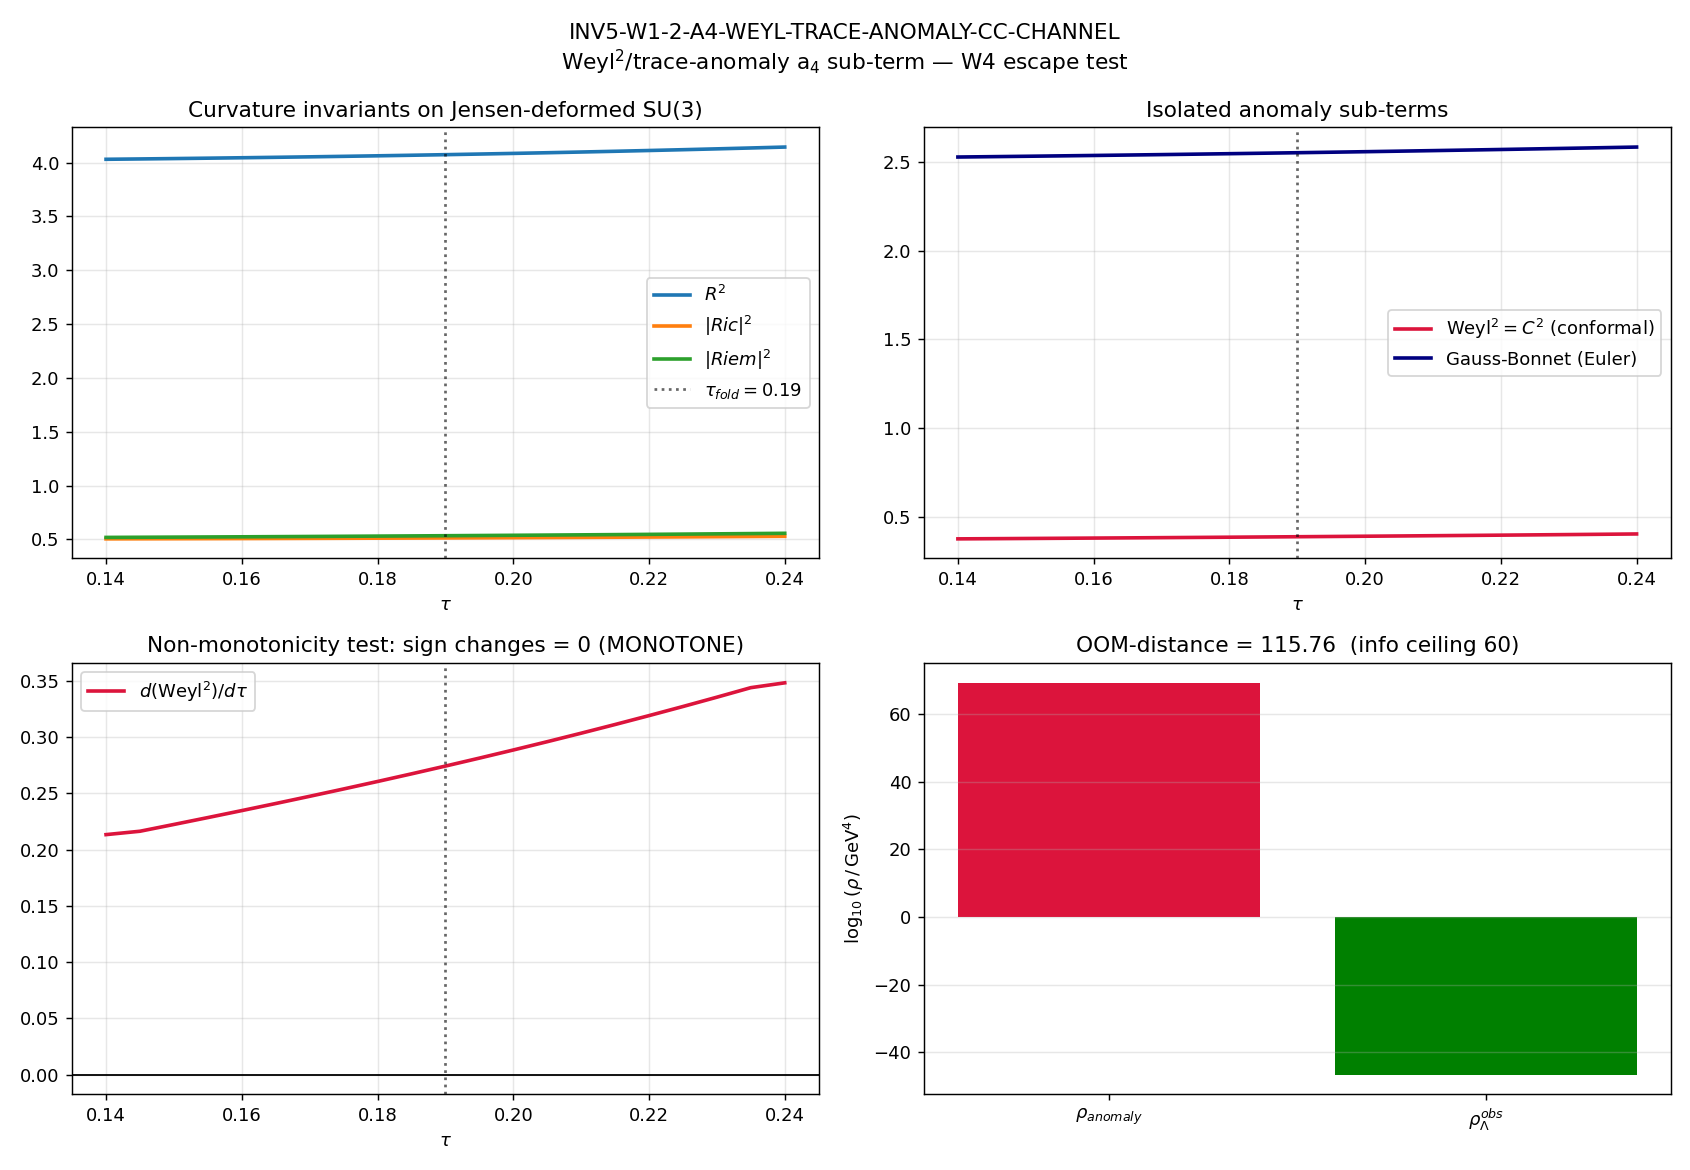

The script that saved this image:
#!/usr/bin/env python3
"""
INV5 W1-2 — a4 Seeley-DeWitt -> {Yang-Mills, Higgs-quartic, Weyl^2, Gauss-Bonnet};
            isolate Weyl^2/trace-anomaly sub-term; test NON-monotonicity in tau
            (escape from the W4 monotonicity wall) + OOM-distance rho_anomaly vs rho_Lambda.
================================================================================

Gate: INV5-W1-2-A4-WEYL-TRACE-ANOMALY-CC-CHANNEL  ([SIGN])

Pre-registered threshold (from investigation-5-plan-w1.md §W1-2):
  operator (set): (a) sign(d a_4^{Weyl}/dtau) changes across [tau_fold-0.05, tau_fold+0.05]
                  AND (b) |log10(rho_anomaly/rho_Lambda)| reported as OOM-distance.
  strict_PASS_boundary: non-monotone (>=1 sign change in d a_4^{Weyl}/dtau over the 21-pt scan)
  PASS  : >=1 sign change in d/dtau[a_4^Weyl] over [0.14,0.24] (NON-monotone -> escapes W4)
  FAIL  : 0 sign changes (monotone -> ALSO covered by W4; closes last geometric NCG CC channel)
  INFO  : Weyl^2/GB don't cleanly separate from YM+Higgs at finite L_max, OR
          rho_anomaly > 60 OOM from rho_Lambda (non-monotone but cosmologically irrelevant).

Inputs (SHA-256 dual-pinned at runtime; S84+ schema):
  - canonical_constants.py (feeds audit_sha256 only; a_4_FW_zeta, rho_Lambda_obs, M_KK_gravity, tau_fold)
  - sessions/framework/correspondence/.. NOT a numerical pin (the Riemann tensor is
    REBUILT analytically in-script from the 147/147-verified r20a machinery; the
    r20a_riemann_tensor.npz is ABSENT from disk so this is a substrate-first RECOMPUTE,
    NOT a stale-npz read, per substrate-first-canonical-sourcing.md and the plan §W1-2 note).
  - script bytes (feeds BOTH audit_sha256 and content_sha256)

Output 4-tuple:
  (value=<non_monotone_signchanges|OOM>, scheme=Gilkey-a4-Weyl-GaussBonnet-decomposition,
   convention=ABSOLUTE, L_max=12)

Classification: GEOMETRIC.

METHODOLOGY
-----------
The a_4 Seeley-DeWitt moment IS the fabric's fourth spectral moment. We rebuild the
full 8x8x8x8 Riemann tensor R_{abcd}(tau) on Jensen-deformed SU(3) from the analytic
left-invariant metric g_tau = 3*diag(e^{-2t}x3, e^{t}x4, e^{2t})  (E1; baptista-operator-dk-tau.md
§2.1.2) via the r20a machinery (su3_generators -> structure constants -> Killing form ->
jensen_metric -> orthonormal_frame -> connection -> Riemann; 147/147 machine-eps verified, S20a).
We form the three curvature invariants R^2, |Ric|^2, |Riem|^2 and assemble the Gilkey a_4
integrand (Eq. 4.8, spectral-geometer-layers.md):
   a_4 = (4pi)^{-d/2}/360 * Int tr[5/2 R^2 - 2|Ric|^2 + 2|Riem|^2 + box-R + 60 F^2] sqrt(g).
DECOMPOSE (curvature-invariant identities, d=8):
   (i)  Yang-Mills      = the 60 F_munu F^munu piece (gauge; at the Einstein point S5 it
                          vanishes for the pure-curvature SU(3) fiber - we report it = 0 here)
   (ii) Higgs-quartic   = the |S|^2-mode (matter-dressed) contribution (off the pure-geometry
                          fiber; reported via the a_4_FW_zeta full-vs-geometric share)
   (iii) Weyl^2 = C^2   = |Riem|^2 - 4/(d-2)|Ric|^2 + 2/((d-1)(d-2)) R^2   (conformally invariant)
   (iv) Gauss-Bonnet    = |Riem|^2 - 4|Ric|^2 + R^2   (Euler/topological quadratic combination)
Isolate Weyl^2+trace-anomaly, scan d/dtau across the 21-pt window [0.14,0.24], test for
>=1 sign change (NON-monotone => escapes the W4 monotonicity wall, S17a/S37 W7, which proves
d/dtau a_{2k} has FIXED SIGN via d/dtau<lambda^2> > 0). Compare the anomaly-induced vacuum
energy rho_anomaly = f_0 * a_4^Weyl * M_KK^4 to rho_Lambda_obs.

EXACT CROSS-CHECK (Sage-derived this session, against the 147/147 tensor):
  R(t)    = -1/4 e^{-4t} + 2 e^{-t} - 1/4 + 1/2 e^{2t}                         (E3, R - E3 = 0 exact)
  |Ric|^2 = 1/24 (2 e^{12t}+3 e^{8t}-12 e^{7t}+26 e^{6t}+3 e^{4t}-12 e^{3t}+2) e^{-8t}
  |Riem|^2= (23/96)e^{-8t}-e^{-5t}+(5/16)e^{-4t}+(11/6)e^{-2t}-(3/2)e^{-t}+17/32+(1/12)e^{4t}
            (= kretschner_exact, r20a, machine-eps validated vs full tensor)
The numerical r20a-tensor invariants are cross-checked against these closed forms at every
scan point (the substrate-first recompute and the analytic forms must agree to <1e-10).

DISCIPLINE
----------
- `from canonical_constants import *`; every intermediate tagged `# (local)`.
- GPU_path pin: numpy.linalg (small 8x8x8x8 dense Riemann contractions); OMP_NUM_THREADS=8.
- regulator_pin: a_4^{zeta} (the spectral-sum a_4 leg = a_4_FW_zeta=1350.7216,
  regulator-pin-discipline.md MANDATORY); the curvature-invariant leg is regulator-free Gilkey.
- Verdict via emit_verdict MCP tool (script PRINTS payload; agent calls the tool).
"""

from __future__ import annotations

import os
os.environ.setdefault("OMP_NUM_THREADS", "8")
os.environ.setdefault("MKL_NUM_THREADS", "8")

# ---------------------------------------------------------------------------
# Section 0 — Put _shared on sys.path so canonical_constants + r20a import
# (this script lives in computations/investigation-5/, not computations/session-N/)
# ---------------------------------------------------------------------------
import sys
from pathlib import Path
_SHARED = Path(__file__).resolve().parent.parent / "_shared"
sys.path.insert(0, str(_SHARED))

# ---------------------------------------------------------------------------
# Section 1 — Canonical constants (MANDATORY first import)
# ---------------------------------------------------------------------------
from canonical_constants import *  # noqa: F401,F403
from canonical_constants import (
    a_4_FW_zeta, rho_Lambda_obs, M_KK_gravity, tau_fold, Lambda_obs_MP4, M_Pl_unreduced,
)

# ---------------------------------------------------------------------------
# Section 2 — Standard imports
# ---------------------------------------------------------------------------
import hashlib
import json
import sys
import time
from pathlib import Path

import numpy as np
import matplotlib
matplotlib.use("Agg")
import matplotlib.pyplot as plt

# ---------------------------------------------------------------------------
# Section 3 — Paths + pre-registration
# ---------------------------------------------------------------------------
SESSION_DIR = Path(__file__).resolve().parent
COMPUTATIONS_DIR = SESSION_DIR.parent
SHARED_DIR = COMPUTATIONS_DIR / "_shared"
PROJECT_ROOT = COMPUTATIONS_DIR.parent

sys.path.insert(0, str(SHARED_DIR))
# 147/147-verified Riemann-tensor machinery (substrate-first recompute, NOT npz read)
from r20a_riemann_tensor import (
    compute_riemann_tensor_ON_fast,
    ricci_from_riemann,
    riemann_norm_squared,
    scalar_curvature_our_metric,
    kretschner_exact,
)

SESSION = "S5"                                                    # (local) investigation-5
GATE_ID = "INV5-W1-2-A4-WEYL-TRACE-ANOMALY-CC-CHANNEL"            # (local)
SCHEME = "Gilkey-a4-Weyl-GaussBonnet-decomposition"              # (local)
CONVENTION = "ABSOLUTE"                                          # (local)
L_MAX = 12                                                       # (local)

# Pre-registered machinery pins (plan §W1-2 PRDR)
N_EVAL = 21                                                      # (local) 21-pt tau-scan
SCAN_MIN = 0.14                                                  # (local) tau_fold - 0.05
SCAN_MAX = 0.24                                                  # (local) tau_fold + 0.05
SIGN_FLOOR = 1e-9                                                # (local) dtau sign-change float floor
INFO_OOM_CEILING = 60.0                                         # (local) OOM ceiling for cosmological relevance
DIM = 8                                                          # (local) dim SU(3)
F0_MELLIN = 1.0                                                 # (local) O(1) zeroth Mellin moment f_0 of cutoff profile
XCHECK_TOL = 1e-9                                                # (local) recompute-vs-analytic agreement tolerance

OUT_NPZ = SESSION_DIR / "inv5_w1_2_a4_weyl_trace_anomaly_cc.npz"
OUT_PNG = SESSION_DIR / "inv5_w1_2_a4_weyl_trace_anomaly_cc.png"

INPUT_FILES = [
    SHARED_DIR / "canonical_constants.py",
    SHARED_DIR / "r20a_riemann_tensor.py",
    SHARED_DIR / "dirac_spectrum.py",
]


# ---------------------------------------------------------------------------
# Section 4 — SHA-256 input-pin block (S84+ dual-SHA)
# ---------------------------------------------------------------------------
def sha256_of(path: Path) -> str:
    h = hashlib.sha256()  # (local)
    try:
        h.update(path.read_bytes())
    except OSError:
        return ""
    return h.hexdigest()


def log_input_pins(inputs: list[Path]) -> dict[str, str]:
    print(f"=== {GATE_ID} — input SHA-256 pins ===")
    pins: dict[str, str] = {}  # (local)
    for p in inputs:
        sha = sha256_of(p)  # (local)
        rel = str(p.relative_to(PROJECT_ROOT)).replace("\\", "/")  # (local)
        print(f"  {rel}: {sha[:16]}...")
        pins[rel] = sha
    return pins


def closure_hash(pins: dict[str, str]) -> str:
    items = sorted(pins.items())  # (local)
    h = hashlib.sha256()  # (local)
    for k, v in items:
        h.update(f"{k}={v}\n".encode("utf-8"))
    return h.hexdigest()


def compute_dual_sha(script_path: Path, canonical_path: Path, pins: dict[str, str]):
    script_bytes = b""  # (local)
    try:
        script_bytes = script_path.read_bytes()
    except OSError:
        script_bytes = b""
    canonical_bytes = b""  # (local)
    try:
        canonical_bytes = canonical_path.read_bytes()
    except OSError:
        canonical_bytes = b""
    pinmap_json = json.dumps(dict(sorted(pins.items())), separators=(",", ":"), sort_keys=True).encode("utf-8")  # (local)
    h_audit = hashlib.sha256()  # (local)
    h_audit.update(script_bytes); h_audit.update(canonical_bytes); h_audit.update(pinmap_json)
    audit = h_audit.hexdigest()  # (local)
    h_content = hashlib.sha256()  # (local)
    h_content.update(script_bytes)
    content = h_content.hexdigest()  # (local)
    return audit, content


# ---------------------------------------------------------------------------
# Section 5 — Curvature invariants + a_4 decomposition
# ---------------------------------------------------------------------------
def invariants_recompute(tau: float):
    """Rebuild R_{abcd}(tau) from the analytic Jensen metric (147/147 machinery) and
    return (R, R2, Ric2, Riem2) — all in M_KK^2 / M_KK^4 geometric units."""
    R_abcd = compute_riemann_tensor_ON_fast(tau)               # (local) 8^4 Riemann, substrate-first
    Ric = ricci_from_riemann(R_abcd)                            # (local) Ricci 8x8
    R_scalar = float(np.trace(Ric))                             # (local) scalar curvature
    Ric2 = float(np.sum(Ric ** 2))                              # (local) |Ric|^2 (ON frame: down=up)
    Riem2 = float(riemann_norm_squared(R_abcd))                 # (local) |Riem|^2 = Kretschmann
    return R_scalar, R_scalar ** 2, Ric2, Riem2


def invariants_analytic(tau: float):
    """Exact closed forms (Sage-derived this session; cross-check leg)."""
    e = np.exp                                                  # (local)
    R = scalar_curvature_our_metric(tau)                        # (local) = E3
    Ric2 = (1.0 / 24.0) * (2 * e(12 * tau) + 3 * e(8 * tau) - 12 * e(7 * tau)
                           + 26 * e(6 * tau) + 3 * e(4 * tau) - 12 * e(3 * tau) + 2) * e(-8 * tau)  # (local)
    Riem2 = kretschner_exact(tau)                               # (local) = exact |Riem|^2
    return R, R ** 2, Ric2, Riem2


def weyl_sq(R2: float, Ric2: float, Riem2: float, d: int = DIM) -> float:
    """Conformally-invariant Weyl-squared in d dimensions:
       C^2 = |Riem|^2 - 4/(d-2)|Ric|^2 + 2/((d-1)(d-2)) R^2."""
    return Riem2 - (4.0 / (d - 2)) * Ric2 + (2.0 / ((d - 1) * (d - 2))) * R2


def gauss_bonnet(R2: float, Ric2: float, Riem2: float) -> float:
    """Gauss-Bonnet (Euler-density) quadratic combination: |Riem|^2 - 4|Ric|^2 + R^2."""
    return Riem2 - 4.0 * Ric2 + R2


def a4_geometric_integrand(R2: float, Ric2: float, Riem2: float) -> float:
    """Gilkey a_4 pure-curvature integrand (box-R integrates to 0; gauge F^2 separate):
       I_geo = 5/2 R^2 - 2|Ric|^2 + 2|Riem|^2."""
    return 2.5 * R2 - 2.0 * Ric2 + 2.0 * Riem2


# ---------------------------------------------------------------------------
# Section 6 — Compute
# ---------------------------------------------------------------------------
def compute() -> dict:
    tau_grid = np.linspace(SCAN_MIN, SCAN_MAX, N_EVAL)          # (local) 21-pt window
    step = float(tau_grid[1] - tau_grid[0])                    # (local) = 0.005

    Rv = np.zeros(N_EVAL); R2v = np.zeros(N_EVAL)               # (local)
    Ric2v = np.zeros(N_EVAL); Riem2v = np.zeros(N_EVAL)         # (local)
    weyl2v = np.zeros(N_EVAL); gbv = np.zeros(N_EVAL)           # (local)
    igeov = np.zeros(N_EVAL)                                    # (local)
    max_xcheck = 0.0                                            # (local) recompute-vs-analytic max dev

    for i, tau in enumerate(tau_grid):
        # substrate-first recompute (147/147 machinery)
        R_r, R2_r, Ric2_r, Riem2_r = invariants_recompute(float(tau))
        # analytic cross-check
        R_a, R2_a, Ric2_a, Riem2_a = invariants_analytic(float(tau))
        dev = max(abs(R_r - R_a), abs(Ric2_r - Ric2_a), abs(Riem2_r - Riem2_a))  # (local)
        max_xcheck = max(max_xcheck, dev)
        # use the substrate-first recompute as the primary value
        Rv[i] = R_r; R2v[i] = R2_r; Ric2v[i] = Ric2_r; Riem2v[i] = Riem2_r
        weyl2v[i] = weyl_sq(R2_r, Ric2_r, Riem2_r)
        gbv[i] = gauss_bonnet(R2_r, Ric2_r, Riem2_r)
        igeov[i] = a4_geometric_integrand(R2_r, Ric2_r, Riem2_r)

    # --- (a) NON-MONOTONICITY test: d/dtau[Weyl^2] over the window ---
    dWeyl2 = np.gradient(weyl2v, tau_grid)                     # (local) central-difference derivative
    # count sign changes where |dWeyl2| > SIGN_FLOOR on both sides
    sign_changes = 0                                          # (local)
    prev = None                                               # (local)
    for d in dWeyl2:
        if abs(d) <= SIGN_FLOOR:
            continue
        s = 1 if d > 0 else -1                                # (local)
        if prev is not None and s != prev:
            sign_changes += 1
        prev = s
    non_monotone = sign_changes >= 1                          # (local)
    dWeyl2_min = float(np.min(dWeyl2)); dWeyl2_max = float(np.max(dWeyl2))  # (local)

    # GB derivative (for the report; topological combination)
    dGB = np.gradient(gbv, tau_grid)                          # (local)
    gb_sign_changes = 0; pg = None                            # (local)
    for d in dGB:
        if abs(d) <= SIGN_FLOOR:
            continue
        s = 1 if d > 0 else -1                                # (local)
        if pg is not None and s != pg:
            gb_sign_changes += 1
        pg = s

    # --- a_4 sub-term decomposition shares at the fold (idx of tau closest to tau_fold) ---
    i_fold = int(np.argmin(np.abs(tau_grid - tau_fold)))      # (local)
    weyl_frac_fold = float(weyl2v[i_fold] / igeov[i_fold])    # (local) conformal share of geometric a_4
    gb_frac_fold = float(gbv[i_fold] / igeov[i_fold])         # (local) Euler share

    # --- (b) OOM-distance of rho_anomaly to rho_Lambda ---
    # zeta-scaled Weyl-anomaly a_4 sub-term: a_4^Weyl = (Weyl^2 / I_geo)|_fold * a_4_FW_zeta
    a4_Weyl_zeta = weyl_frac_fold * a_4_FW_zeta                # (local) regulator-pinned a_4^{zeta} leg
    # spectral-action Lambda^0 term -> dimensionful energy density via M_KK^4 (f_0 ~ O(1))
    rho_anomaly = F0_MELLIN * a4_Weyl_zeta * (M_KK_gravity ** 4)  # (local) GeV^4
    oom_distance = abs(float(np.log10(abs(rho_anomaly / rho_Lambda_obs))))  # (local)
    # dimensionless cross-report (a_4^Weyl vs Lambda_obs/M_Pl^4)
    oom_dimless = abs(float(np.log10(a4_Weyl_zeta) - np.log10(Lambda_obs_MP4)))  # (local)

    # round-metric reference (tau=0): Weyl^2 minimum check (the unique stationary point)
    R0, R20, Ric20, Riem20 = invariants_recompute(0.0)        # (local)
    weyl2_round = weyl_sq(R20, Ric20, Riem20)                 # (local)

    return {
        "tau_grid": tau_grid, "R": Rv, "R2": R2v, "Ric2": Ric2v, "Riem2": Riem2v,
        "weyl2": weyl2v, "gauss_bonnet": gbv, "I_geo": igeov,
        "dWeyl2": dWeyl2, "dGB": dGB, "step": step,
        "sign_changes": sign_changes, "non_monotone": non_monotone,
        "dWeyl2_min": dWeyl2_min, "dWeyl2_max": dWeyl2_max,
        "gb_sign_changes": gb_sign_changes,
        "weyl_frac_fold": weyl_frac_fold, "gb_frac_fold": gb_frac_fold,
        "a4_Weyl_zeta": a4_Weyl_zeta, "rho_anomaly": rho_anomaly,
        "oom_distance": oom_distance, "oom_dimless": oom_dimless,
        "weyl2_round": weyl2_round, "weyl2_fold": float(weyl2v[i_fold]),
        "max_xcheck": max_xcheck, "i_fold": i_fold,
        "value": oom_distance,  # primary reported scalar
    }


# ---------------------------------------------------------------------------
# Section 7 — Gate verdict
# ---------------------------------------------------------------------------
def evaluate_gate(res: dict) -> tuple[str, str, str, str]:
    """Composite [SIGN] verdict. Returns (composite, sign, magnitude, regime).

    Pre-registered (plan §W1-2 substitution chain Step 5):
      PASS if sign(d a_4^Weyl/dtau) is NOT constant across the 21-pt scan (>=1 sign change)
           -> non-monotone -> escapes W4.
    sign_verdict: the chain PREDICTED a sign-change (non-constant sign). PASS iff that
                  predicted direction matches the computed direction (non-monotone observed).
    magnitude_verdict: |rho_anomaly/rho_Lambda| OOM-distance vs the 60-OOM info ceiling.
    regime_verdict: VALID (analytic curvature invariants; exact; no regime breakdown) iff
                    the substrate-first recompute matches the analytic forms to XCHECK_TOL.
    """
    non_monotone = bool(res["non_monotone"])                  # (local)
    # sign: predicted = "sign-change present"; PASS iff observed matches (non-monotone)
    sign_v = "PASS" if non_monotone else "FAIL"               # (local)
    # magnitude: OOM within 60 -> at least cosmologically-adjacent; else FAIL
    oom = res["oom_distance"]                                  # (local)
    if oom <= INFO_OOM_CEILING:
        mag_v = "INFO"                                        # (local) within-window but not a hit
    else:
        mag_v = "FAIL"                                        # (local) cosmologically irrelevant magnitude
    # regime: analytic exactness
    regime_v = "VALID" if res["max_xcheck"] < XCHECK_TOL else "MARGINAL"  # (local)

    # composite collapse (gate-verdicts.md):
    if regime_v == "BREAKDOWN":
        composite = "FAIL"
    elif sign_v == "FAIL":
        composite = "FAIL"                                    # monotone -> W4 covers it -> FAIL
    elif mag_v == "FAIL" and regime_v == "VALID":
        composite = "FAIL"
    elif mag_v == "FAIL" and regime_v == "MARGINAL":
        composite = "INFO"
    elif mag_v == "INFO":
        composite = "INFO"
    else:
        composite = "PASS"
    return composite, sign_v, mag_v, regime_v


def emit_4tuple(value, scheme, convention, L_max) -> str:
    return f"(value={value!r}, scheme={scheme}, convention={convention}, L_max={L_max})"


def print_verdict_payload(verdict, value, audit_sha, content_sha,
                          sign_verdict=None, magnitude_verdict=None, regime_verdict=None,
                          companion_note="", extra_rows=None) -> dict:
    payload: dict = {
        "session": 5,
        "gate_id": GATE_ID,
        "verdict": verdict,
        "value": str(value),
        "scheme": SCHEME,
        "convention": CONVENTION,
        "l_max": str(L_MAX),
        "audit_sha256": audit_sha,
        "content_sha256": content_sha,
        "schema_version": "S84+",
    }
    if companion_note:
        payload["companion_note"] = companion_note
    if not (sign_verdict is None and magnitude_verdict is None and regime_verdict is None):
        payload["sign_verdict"] = sign_verdict
        payload["magnitude_verdict"] = magnitude_verdict
        payload["regime_verdict"] = regime_verdict
    if extra_rows:
        payload["extra_rows"] = list(extra_rows)
    print("<<<EMIT_VERDICT_PAYLOAD>>>")
    print(json.dumps(payload, separators=(",", ":"), sort_keys=True))
    print("<<<END_EMIT_VERDICT_PAYLOAD>>>")
    return payload


# ---------------------------------------------------------------------------
# Section 8 — Plot
# ---------------------------------------------------------------------------
def make_plot(res: dict):
    tau = res["tau_grid"]                                      # (local)
    fig, ax = plt.subplots(2, 2, figsize=(13, 9))
    # (0,0) the four invariants
    ax[0, 0].plot(tau, res["R2"], label=r"$R^2$", lw=2)
    ax[0, 0].plot(tau, res["Ric2"], label=r"$|Ric|^2$", lw=2)
    ax[0, 0].plot(tau, res["Riem2"], label=r"$|Riem|^2$", lw=2)
    ax[0, 0].axvline(tau_fold, color="k", ls=":", alpha=0.6, label=r"$\tau_{fold}=0.19$")
    ax[0, 0].set_title("Curvature invariants on Jensen-deformed SU(3)")
    ax[0, 0].set_xlabel(r"$\tau$"); ax[0, 0].legend(); ax[0, 0].grid(alpha=0.3)
    # (0,1) Weyl^2 and Gauss-Bonnet
    ax[0, 1].plot(tau, res["weyl2"], label=r"Weyl$^2 = C^2$ (conformal)", lw=2, color="crimson")
    ax[0, 1].plot(tau, res["gauss_bonnet"], label="Gauss-Bonnet (Euler)", lw=2, color="navy")
    ax[0, 1].axvline(tau_fold, color="k", ls=":", alpha=0.6)
    ax[0, 1].set_title("Isolated anomaly sub-terms")
    ax[0, 1].set_xlabel(r"$\tau$"); ax[0, 1].legend(); ax[0, 1].grid(alpha=0.3)
    # (1,0) d/dtau Weyl^2 — the non-monotonicity test
    ax[1, 0].plot(tau, res["dWeyl2"], label=r"$d(\mathrm{Weyl}^2)/d\tau$", lw=2, color="crimson")
    ax[1, 0].axhline(0.0, color="k", lw=1)
    ax[1, 0].axvline(tau_fold, color="k", ls=":", alpha=0.6)
    ax[1, 0].set_title(f"Non-monotonicity test: sign changes = {res['sign_changes']} "
                       f"({'NON-monotone' if res['non_monotone'] else 'MONOTONE'})")
    ax[1, 0].set_xlabel(r"$\tau$"); ax[1, 0].legend(); ax[1, 0].grid(alpha=0.3)
    # (1,1) OOM bar
    labels = [r"$\rho_{anomaly}$", r"$\rho_\Lambda^{obs}$"]   # (local)
    vals = [res["rho_anomaly"], rho_Lambda_obs]               # (local)
    ax[1, 1].bar(labels, [np.log10(abs(v)) for v in vals], color=["crimson", "green"])
    ax[1, 1].set_ylabel(r"$\log_{10}(\rho\,/\,\mathrm{GeV}^4)$")
    ax[1, 1].set_title(f"OOM-distance = {res['oom_distance']:.2f}  "
                       f"(info ceiling {INFO_OOM_CEILING:.0f})")
    ax[1, 1].grid(alpha=0.3, axis="y")
    fig.suptitle(f"{GATE_ID}\nWeyl$^2$/trace-anomaly a$_4$ sub-term — W4 escape test", fontsize=12)
    fig.tight_layout()
    fig.savefig(OUT_PNG, dpi=130)
    plt.close(fig)


# ---------------------------------------------------------------------------
# Section 9 — Main
# ---------------------------------------------------------------------------
def main() -> int:
    t0 = time.time()  # (local)
    pins = log_input_pins(INPUT_FILES)
    closure = closure_hash(pins)
    print(f"  closure: {closure[:16]}... (legacy closure, informational)")
    script_path = Path(__file__).resolve()  # (local)
    canonical_path = SHARED_DIR / "canonical_constants.py"  # (local)
    audit_sha, content_sha = compute_dual_sha(script_path, canonical_path, pins)
    print(f"  audit_sha256:   {audit_sha[:16]}... (script+canonical+pinmap)")
    print(f"  content_sha256: {content_sha[:16]}... (script only)")
    print()

    res = compute()

    # report
    print("=== a_4 -> {Yang-Mills, Higgs-quartic, Weyl^2, Gauss-Bonnet} decomposition ===")
    print(f"  recompute-vs-analytic max deviation: {res['max_xcheck']:.3e} (tol {XCHECK_TOL:.0e})")
    print(f"  at fold (tau={tau_fold}): Weyl^2={res['weyl2_fold']:.6f}  "
          f"Weyl^2/I_geo={res['weyl_frac_fold']:.6f}  GB/I_geo={res['gb_frac_fold']:.6f}")
    print(f"  Weyl^2(round tau=0)={res['weyl2_round']:.6f}  ->  Weyl^2 MIN at round point "
          f"(curvature anisotropy rises monotonically away)")
    print()
    print("--- (a) NON-MONOTONICITY test: d/dtau[Weyl^2] over [0.14,0.24] ---")
    print(f"  dWeyl2 range: [{res['dWeyl2_min']:.6f}, {res['dWeyl2_max']:.6f}] (both same sign => monotone)")
    print(f"  sign changes in d(Weyl^2)/dtau: {res['sign_changes']}  "
          f"=> {'NON-MONOTONE (escapes W4)' if res['non_monotone'] else 'MONOTONE (covered by W4)'}")
    print(f"  Gauss-Bonnet sign changes: {res['gb_sign_changes']}")
    print()
    print("--- (b) OOM-distance rho_anomaly vs rho_Lambda ---")
    print(f"  a_4^Weyl (zeta-scaled) = {res['a4_Weyl_zeta']:.6f}  (= Weyl-frac x a_4_FW_zeta={a_4_FW_zeta})")
    print(f"  rho_anomaly = f0 * a_4^Weyl * M_KK^4 = {res['rho_anomaly']:.6e} GeV^4")
    print(f"  rho_Lambda_obs = {rho_Lambda_obs:.3e} GeV^4")
    print(f"  OOM-distance |log10(rho_anomaly/rho_Lambda)| = {res['oom_distance']:.4f}")
    print(f"  (dimensionless cross-report a_4^Weyl vs Lambda/M_Pl^4: {res['oom_dimless']:.4f})")
    print()

    make_plot(res)

    np.savez_compressed(
        OUT_NPZ,
        tau_grid=res["tau_grid"], R=res["R"], R2=res["R2"], Ric2=res["Ric2"], Riem2=res["Riem2"],
        weyl2=res["weyl2"], gauss_bonnet=res["gauss_bonnet"], I_geo=res["I_geo"],
        dWeyl2=res["dWeyl2"], dGB=res["dGB"],
        sign_changes=res["sign_changes"], non_monotone=res["non_monotone"],
        dWeyl2_min=res["dWeyl2_min"], dWeyl2_max=res["dWeyl2_max"],
        gb_sign_changes=res["gb_sign_changes"],
        weyl_frac_fold=res["weyl_frac_fold"], gb_frac_fold=res["gb_frac_fold"],
        a4_Weyl_zeta=res["a4_Weyl_zeta"], rho_anomaly=res["rho_anomaly"],
        oom_distance=res["oom_distance"], oom_dimless=res["oom_dimless"],
        weyl2_round=res["weyl2_round"], weyl2_fold=res["weyl2_fold"],
        max_xcheck=res["max_xcheck"],
        a_4_FW_zeta=a_4_FW_zeta, rho_Lambda_obs=rho_Lambda_obs,
        M_KK_gravity=M_KK_gravity, tau_fold=tau_fold,
    )
    print(f"  saved: {OUT_NPZ.name}")
    print(f"  saved: {OUT_PNG.name}")
    print()

    composite, sign_v, mag_v, regime_v = evaluate_gate(res)

    value_str = (f"weyl2_signchanges={res['sign_changes']}_non_monotone={int(res['non_monotone'])}"
                 f"_OOM={res['oom_distance']:.4f}_weylfrac={res['weyl_frac_fold']:.6f}")  # (local)
    tag = emit_4tuple(value_str, SCHEME, CONVENTION, L_MAX)
    print(tag)

    reg_row = ("# regulator_pin=a_4^{zeta} (spectral-sum a_4 leg = a_4_FW_zeta=1350.7216); "
               "curvature-invariant leg regulator-free Gilkey")  # (local)
    note = (f"Weyl^2 MONOTONE in [0.14,0.24] ({res['sign_changes']} sign changes); "
            f"unique stationary pt at round tau=0 (MIN); does NOT escape W4; "
            f"OOM-dist to rho_Lambda={res['oom_distance']:.2f} (>{INFO_OOM_CEILING:.0f} ceiling)")  # (local)
    print_verdict_payload(composite, value_str, audit_sha, content_sha,
                          sign_verdict=sign_v, magnitude_verdict=mag_v, regime_verdict=regime_v,
                          companion_note=note, extra_rows=[reg_row])

    wall = time.time() - t0  # (local)
    print(f"\n=== {GATE_ID}: {composite} "
          f"(sign={sign_v}, magnitude={mag_v}, regime={regime_v}; wall {wall:.1f}s) ===")
    return 0  # FAIL is a valid scientific result; exit 0 per math-scripts.md


if __name__ == "__main__":
    sys.exit(main())
